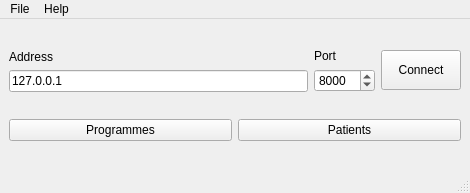
<?xml version="1.0" encoding="UTF-8"?>
<ui version="4.0">
 <class>MainWindow</class>
 <widget class="QMainWindow" name="MainWindow">
  <property name="geometry">
   <rect>
    <x>0</x>
    <y>0</y>
    <width>470</width>
    <height>193</height>
   </rect>
  </property>
  <property name="windowTitle">
   <string>PatientMgr</string>
  </property>
  <widget class="QWidget" name="centralwidget">
   <layout class="QVBoxLayout" name="verticalLayout_3">
    <item>
     <layout class="QHBoxLayout" name="horizontalLayout">
      <item>
       <layout class="QVBoxLayout" name="verticalLayout">
        <property name="sizeConstraint">
         <enum>QLayout::SetDefaultConstraint</enum>
        </property>
        <item>
         <widget class="QLabel" name="label">
          <property name="text">
           <string>Address</string>
          </property>
         </widget>
        </item>
        <item>
         <widget class="QLineEdit" name="ledAddr">
          <property name="text">
           <string>127.0.0.1</string>
          </property>
          <property name="placeholderText">
           <string/>
          </property>
         </widget>
        </item>
       </layout>
      </item>
      <item>
       <layout class="QVBoxLayout" name="verticalLayout_2">
        <item>
         <widget class="QLabel" name="label_2">
          <property name="text">
           <string>Port</string>
          </property>
         </widget>
        </item>
        <item>
         <widget class="QSpinBox" name="sbxPort">
          <property name="minimum">
           <number>1</number>
          </property>
          <property name="maximum">
           <number>65535</number>
          </property>
          <property name="value">
           <number>8000</number>
          </property>
         </widget>
        </item>
       </layout>
      </item>
      <item>
       <layout class="QVBoxLayout" name="verticalLayout_5">
        <item>
         <widget class="QPushButton" name="btnConnect">
          <property name="maximumSize">
           <size>
            <width>16777215</width>
            <height>40</height>
           </size>
          </property>
          <property name="text">
           <string>Connect</string>
          </property>
         </widget>
        </item>
       </layout>
      </item>
     </layout>
    </item>
    <item>
     <layout class="QHBoxLayout" name="horizontalLayout_2">
      <item>
       <widget class="QPushButton" name="btnProgram">
        <property name="text">
         <string>Programmes</string>
        </property>
       </widget>
      </item>
      <item>
       <widget class="QPushButton" name="btnPatient">
        <property name="text">
         <string>Patients</string>
        </property>
       </widget>
      </item>
     </layout>
    </item>
   </layout>
  </widget>
  <widget class="QMenuBar" name="menubar">
   <property name="geometry">
    <rect>
     <x>0</x>
     <y>0</y>
     <width>470</width>
     <height>35</height>
    </rect>
   </property>
   <widget class="QMenu" name="menuFile">
    <property name="title">
     <string>File</string>
    </property>
    <addaction name="separator"/>
    <addaction name="actionQuit"/>
   </widget>
   <widget class="QMenu" name="menuHelp">
    <property name="title">
     <string>Help</string>
    </property>
    <addaction name="actionAbout"/>
    <addaction name="actionAbout_Qt"/>
   </widget>
   <addaction name="menuFile"/>
   <addaction name="menuHelp"/>
  </widget>
  <widget class="QStatusBar" name="statusbar"/>
  <action name="actionQuit">
   <property name="text">
    <string>Quit</string>
   </property>
  </action>
  <action name="actionAbout">
   <property name="text">
    <string>About</string>
   </property>
  </action>
  <action name="actionAbout_Qt">
   <property name="text">
    <string>About Qt</string>
   </property>
  </action>
 </widget>
 <resources/>
 <connections/>
</ui>
